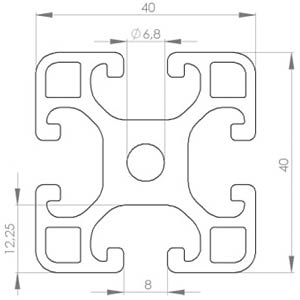
#> input picture humanImput/C100_60800-STLS-0500-2.jpg, 300 x 300 px, found by its file name
$ python v3_profile_from_trace.py
#> lines starting #> are read from the running program, lines starting #| are printed output that depends on the picture; after the words box and inside, x2 and y2 are one past the last pixel; in counts of white or black regions, pixels touching at a corner belong together
"""
Alu-Profil 40x40 Schnittzeichnung via Image-Trace.
Die Profilkontur wird aus dem Datenblatt-Bild extrahiert und
mit Even-Odd-Fuellregel korrekt als Schnitt dargestellt.
"""

import cv2
import numpy as np
from pathlib import Path
from shapely.geometry import Polygon, Point, MultiPolygon
from shapely.ops import unary_union
from shapely.validation import make_valid

import matplotlib
matplotlib.use('Agg')
import matplotlib.pyplot as plt
import matplotlib.patches as mpatches
import matplotlib.path as mpath
import matplotlib.image as mpimg

BASE = Path(__file__).resolve().parent.parent
INPUT = BASE / 'humanImput' / 'C100_60800-STLS-0500-2.jpg'
OUTPUT = BASE / 'output'

# Stil
C_BG = '#FFFFFF'
C_LINE = '#000000'
C_DIM = '#222222'
C_CENTER = '#CC0000'
C_HATCH_BG = '#E8E8E8'
C_HATCH_FG = '#444444'
LW_THICK = 0.70
LW_THIN = 0.30


def extract_contour():
    """
    Extrahiert die Profilkontur aus dem Originalbild.
    Rueckgabe: Konturpunkte in mm (Ursprung = Profilmitte).
    """
    img = cv2.imread(str(INPUT))
#> img is the input picture: shape (300, 300, 3); mean B, G, R 246.5, 246.4, 246.4
    gray = cv2.cvtColor(img, cv2.COLOR_BGR2GRAY)
    h, w = gray.shape
#> h = 300; w = 300

    _, binary = cv2.threshold(gray, 160, 255, cv2.THRESH_BINARY)
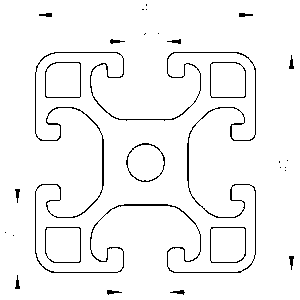
#> binary: shape (300, 300); 96.3% white; black in thin lines or dots

    # Flood-Fill: Aussen markieren
    filled = binary.copy()
    ff_mask = np.zeros((h + 2, w + 2), dtype=np.uint8)
    for s in [(0,0),(w-1,0),(0,h-1),(w-1,h-1),(w//2,0),(0,h//2),(w-1,h//2),(w//2,h-1)]:
        if filled[s[1], s[0]] == 255:
            cv2.floodFill(filled, ff_mask, s, 128)
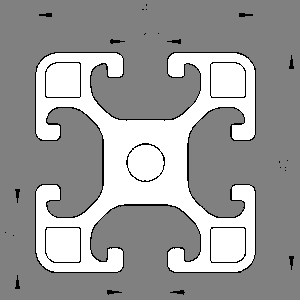
#> filled: shape (300, 300); min 0, max 255, mean 157

    # Material-Maske: alles was nicht Aussen
    profile_mask = np.where(filled != 128, 255, 0).astype(np.uint8)
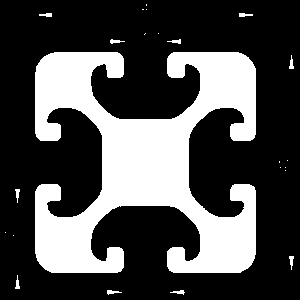
#> profile_mask: shape (300, 300); 30.4% white; 23 white regions (12 under 20 px), largest, box (x1, y1, x2, y2) and area: (35, 52, 256, 273) 26917, (239, 13, 253, 17) 40, (107, 290, 122, 295) 40

    # Closing: Strichluecken schliessen, aber Innenstruktur erhalten
    kernel = cv2.getStructuringElement(cv2.MORPH_ELLIPSE, (5, 5))
#> kernel = [[0, 0, 1, 0, 0], [1, 1, 1, 1, 1], [1, 1, 1, 1, 1], [1, 1, 1, 1, 1], [0, 0, 1, 0, 0]]
    profile_mask = cv2.morphologyEx(profile_mask, cv2.MORPH_CLOSE, kernel, iterations=2)
#> profile_mask: shape (300, 300); 30.5% white; 19 white regions (8 under 20 px)

    # Konturen
    contours, hierarchy = cv2.findContours(
        profile_mask, cv2.RETR_TREE, cv2.CHAIN_APPROX_NONE)
#> contours = 19 contours, 8 with area under 20; largest, box (x1, y1, x2, y2) and area: (35, 51, 256, 273) 26117, (239, 13, 253, 17) 24, (107, 290, 122, 295) 24, (289, 256, 294, 270) 23, (289, 55, 294, 69) 23

    # Groesste Kontur = Profil
    idx = max(range(len(contours)), key=lambda i: cv2.contourArea(contours[i]))
#> idx = 11
    profile_c = contours[idx]
#> profile_c = contour of 1758 points, box (x1, y1, x2, y2) (35, 51, 256, 273), area 26117

    # Skalierung
    x0, y0, bw, bh = cv2.boundingRect(profile_c)
#> x0 = 35; y0 = 51; bw = 221; bh = 222
    scale = 40.0 / max(bw, bh)
#> scale = 0.18
    cx = x0 + bw / 2
#> cx = 145.5
    cy = y0 + bh / 2
#> cy = 162

    def to_mm(c):
        pts = c.reshape(-1, 2).astype(float)
        mm = np.zeros_like(pts)
        mm[:, 0] = (pts[:, 0] - cx) * scale
        mm[:, 1] = -(pts[:, 1] - cy) * scale
        return mm

    # Hauptkontur (fein approximiert)
    eps = 0.002 * cv2.arcLength(profile_c, True)
#> eps = 3.85
    outer_mm = to_mm(cv2.approxPolyDP(profile_c, eps, True))
#> in to_mm, `pts = c.reshape(-1, 2).astype(float)`: pts = 70 pairs, first value 35 to 255, second value 52 to 272
#> outer_mm = 70 pairs, first value -19.91 to 19.73, second value -19.82 to 19.82

    # Innenkonturen (Kinder der Hauptkontur = Bohrung etc.)
    inner_mms = []
    if hierarchy is not None:
        child = hierarchy[0][idx][2]
#> child = -1
        while child != -1:
            area_mm2 = cv2.contourArea(contours[child]) * scale * scale
            if area_mm2 > 5:
                eps_c = 0.005 * cv2.arcLength(contours[child], True)
                inner_mms.append(to_mm(cv2.approxPolyDP(contours[child], eps_c, True)))
            child = hierarchy[0][child][0]
#> this loop made 0 passes
#> after the loop, inner_mms = []

    print(f"Aussenkontur: {len(outer_mm)} Punkte")
#| Aussenkontur: 70 Punkte
    print(f"Innenkonturen: {len(inner_mms)}")
#| Innenkonturen: 0
    return outer_mm, inner_mms


def build_profile(outer_mm, inner_mms):
    """
    Baut das Profil-Polygon.
    Die Aussenkontur kreuzt sich selbst (geht in T-Nuten rein/raus).
    make_valid() zerlegt das korrekt in Material-Flaechen.
    """
    # Rohes Polygon (moeglicherweise self-intersecting)
    raw = Polygon(outer_mm)
    print(f"  Roh-Polygon valid: {raw.is_valid}, area: {raw.area:.1f}mm^2")

    # make_valid zerlegt self-intersecting Polygone korrekt
    fixed = make_valid(raw)
    print(f"  Fixed type: {fixed.geom_type}, area: {fixed.area:.1f}mm^2")

    # Bohrung abziehen (manuell, da sie im Closing verloren geht)
    bore = Point(0, 0).buffer(6.8 / 2, resolution=64)
    material = fixed.difference(bore)

    # Falls Innenkonturen gefunden, auch abziehen
    for ic in inner_mms:
        if len(ic) >= 3:
            try:
                hole = Polygon(ic)
                if hole.is_valid and hole.area > 5:
                    material = material.difference(hole)
            except:
                pass

    # Eckhaken parametrisch hinzufuegen
    from shapely.geometry import box as sbox
    hw = 20.0
    cut = 4.8
    hook_ro, hook_ri = 4.3, 1.8
    cs = hw - cut

    for sx, sy in [(1,1), (-1,1), (1,-1), (-1,-1)]:
        cx, cy = sx * hw, sy * hw
        outer_c = Point(cx, cy).buffer(hook_ro, resolution=64)
        inner_c = Point(cx, cy).buffer(hook_ri, resolution=64)
        ring = outer_c.difference(inner_c)
        clip = sbox(min(sx*cs, cx), min(sy*cs, cy), max(sx*cs, cx), max(sy*cs, cy))
        hook = ring.intersection(clip)
        if hook.area > 0.5:
            material = material.union(hook)

    print(f"  Material: {material.area:.1f}mm^2")
    return material


def geom_to_patches(geom):
    """Shapely -> matplotlib PathPatch."""
    geoms = list(geom.geoms) if isinstance(geom, MultiPolygon) else [geom]
    patches = []
    for g in geoms:
        v, c = [], []
        for ring in [g.exterior] + list(g.interiors):
            coords = list(ring.coords)
            v.extend(coords)
            c.extend([mpath.Path.MOVETO] + [mpath.Path.LINETO] * (len(coords) - 2)
                      + [mpath.Path.CLOSEPOLY])
        patches.append(mpatches.PathPatch(mpath.Path(v, c)))
    return patches


def render(material, with_dims=True, with_hatch=True, path=None):
    plt.rcParams['hatch.color'] = C_HATCH_FG
    plt.rcParams['hatch.linewidth'] = 0.5

    fig, ax = plt.subplots(figsize=(8, 8), dpi=200)
    fig.patch.set_facecolor(C_BG)
    ax.set_facecolor(C_BG)

    for p in geom_to_patches(material):
        p.set_facecolor(C_HATCH_BG if with_hatch else 'none')
        p.set_edgecolor(C_LINE)
        p.set_linewidth(LW_THICK)
        if with_hatch:
            p.set_hatch('////')
        p.set_zorder(2)
        ax.add_patch(p)

    # Mittellinien
    for xs, ys in [([-24,24],[0,0]), ([0,0],[-24,24])]:
        ax.plot(xs, ys, color=C_CENTER, lw=0.25, ls='-.', zorder=1)

    if with_dims:
        _dims(ax)

    fig.text(0.95, 0.02,
             'Alu-Profil 40x40 | Art.Nr. 60800 | M 2:1 | AlMgSi0,5',
             ha='right', va='bottom', fontsize=6, color='#777')

    ax.set_aspect('equal')
    ax.set_xlim(-36, 36)
    ax.set_ylim(-36, 36)
    ax.axis('off')
    plt.tight_layout(pad=1)

    if path:
        fig.savefig(path, bbox_inches='tight', facecolor=C_BG, dpi=200)
        print(f"  OK: {path}")
    plt.close()


def _dims(ax):
    hw = 20
    kw = dict(color=C_DIM, lw=LW_THIN)
    tkw = dict(fontsize=7.5, color=C_DIM,
               bbox=dict(facecolor='white', edgecolor='none', pad=0.5, alpha=0.85))

    def dim_h(x1, x2, y, off, txt):
        yo = y + off
        ax.plot([x1,x1],[y+.5*np.sign(off),yo+np.sign(off)], **kw)
        ax.plot([x2,x2],[y+.5*np.sign(off),yo+np.sign(off)], **kw)
        ax.annotate('', xy=(x2,yo), xytext=(x1,yo),
                     arrowprops=dict(arrowstyle='<->', mutation_scale=7, **kw))
        ax.text((x1+x2)/2, yo+.5*np.sign(off), txt,
                ha='center', va='bottom' if off>0 else 'top', **tkw)

    def dim_v(y1, y2, x, off, txt):
        xo = x + off
        ax.plot([x+.5*np.sign(off),xo+np.sign(off)],[y1,y1], **kw)
        ax.plot([x+.5*np.sign(off),xo+np.sign(off)],[y2,y2], **kw)
        ax.annotate('', xy=(xo,y2), xytext=(xo,y1),
                     arrowprops=dict(arrowstyle='<->', mutation_scale=7, **kw))
        ax.text(xo+.5*np.sign(off), (y1+y2)/2, txt,
                ha='left' if off>0 else 'right', va='center', rotation=90, **tkw)

    dim_h(-hw, hw, hw, 7, '40')
    dim_v(-hw, hw, hw, 7, '40')
    dim_h(-4, 4, -hw, -5, '8')
    dim_v(-hw, -hw+12.25, -hw, -7, '12,25')

    r = 3.4
    a = np.radians(45)
    ax.annotate('', xy=(r*np.cos(a),r*np.sin(a)), xytext=(-r*np.cos(a),-r*np.sin(a)),
                arrowprops=dict(arrowstyle='<->', mutation_scale=7, **kw))
    ax.plot([r*np.cos(a),13*np.cos(a)],[r*np.sin(a),13*np.sin(a)], **kw)
    ax.text(14*np.cos(a), 14*np.sin(a), '\u00D86,8', ha='left', va='bottom', **tkw)


if __name__ == '__main__':
    OUTPUT.mkdir(exist_ok=True)

    print("=== Kontur extrahieren ===")
    outer, inners = extract_contour()
#> outer has the same summary as outer_mm in extract_contour; inners = []

    print("\n=== Profil bauen ===")
    material = build_profile(outer, inners)
#|   Roh-Polygon valid: True, area: 837.1mm^2
#|   Fixed type: Polygon, area: 837.1mm^2
#|   Material: 814.4mm^2

    print("\n=== Zeichnungen ===")
    render(material, True, True, str(OUTPUT / 'alu_40x40_schnitt.png'))
#> in render, `fig.savefig(path, bbox_inches='tight', facecolor=C_BG, dpi=200)`:
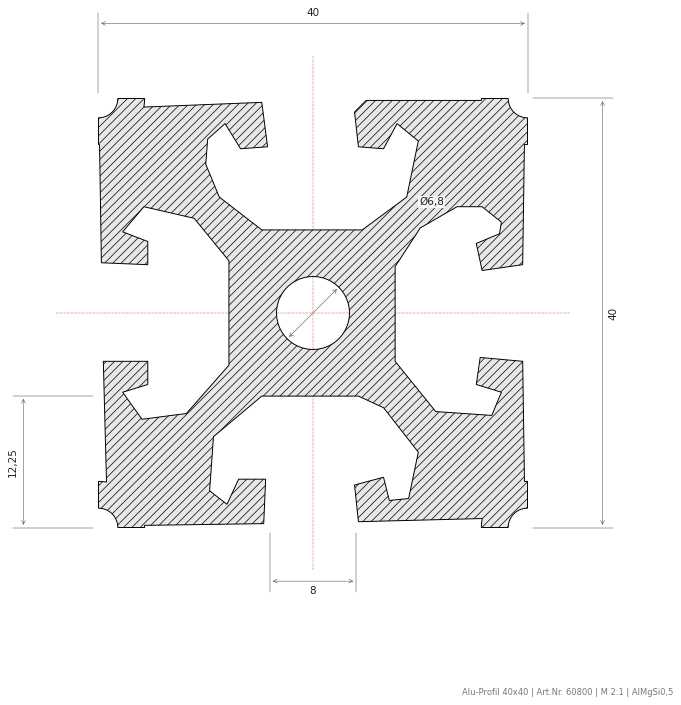
#> figure drawn by matplotlib, 1 panel
    render(material, True, True, str(OUTPUT / 'alu_40x40_schnitt.svg'))
    render(material, False, True, str(OUTPUT / 'alu_40x40_kontur.png'))
#> call 3 of render, with with_dims = False, with_hatch = True, path = 'src/output/alu_40x40_kontur.png'
#> in render (call 3), `fig.savefig(path, bbox_inches='tight', facecolor=C_BG, dpi=200)`:
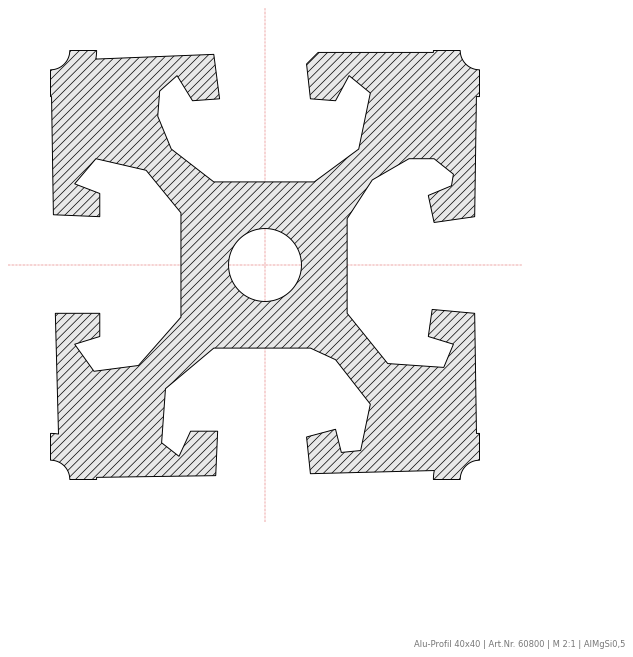
#> figure drawn by matplotlib, 1 panel

    # Vergleich
    fig, axes = plt.subplots(1, 2, figsize=(14, 7), dpi=150)
    axes[0].imshow(mpimg.imread(str(INPUT)))
    axes[0].set_title('Original (Datenblatt)', fontsize=12, fontweight='bold')
    axes[0].axis('off')
    axes[1].imshow(mpimg.imread(str(OUTPUT / 'alu_40x40_schnitt.png')))
    axes[1].set_title('Generiert (Image-Trace + make_valid)', fontsize=12, fontweight='bold')
    axes[1].axis('off')
    fig.tight_layout()
    fig.savefig(str(OUTPUT / 'vergleich_40x40.png'), bbox_inches='tight', dpi=150)
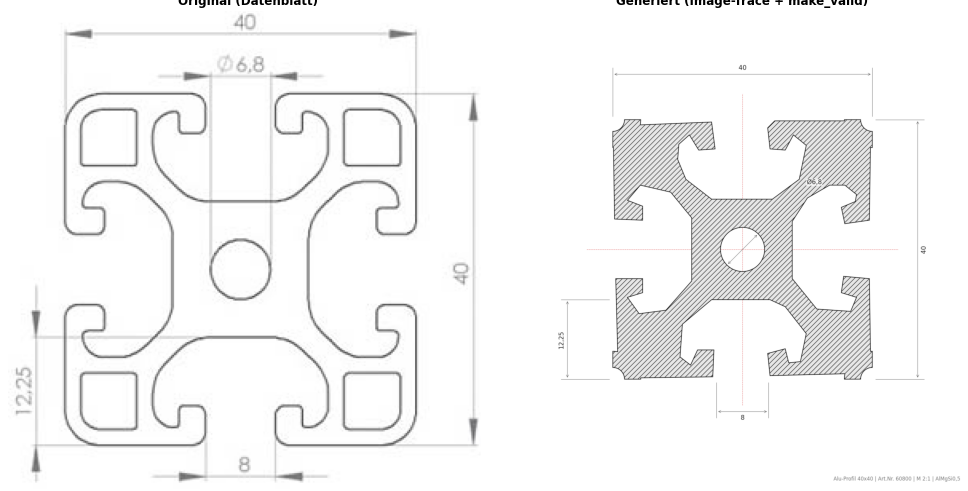
#> figure drawn by matplotlib, 2 panels
    plt.close()
    print("  OK: vergleich_40x40.png")

$ run again, with humanImput/81c98a7de9716dde44aba845415e83e6.webp saved as humanImput/C100_60800-STLS-0500-2.jpg
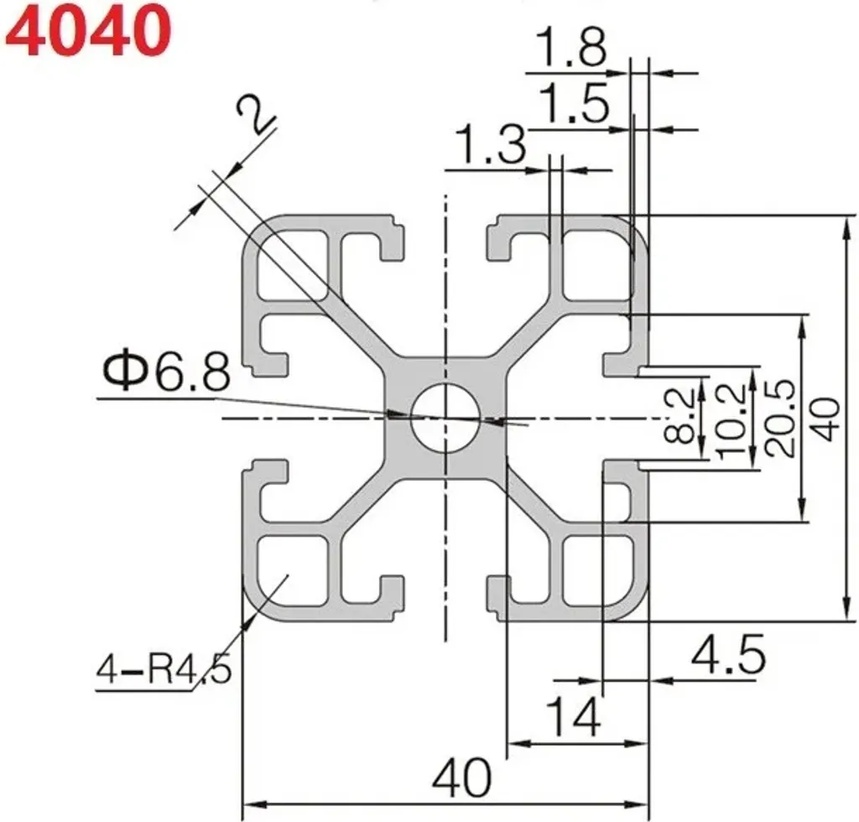
#> input picture humanImput/81c98a7de9716dde44aba845415e83e6.webp, 859 x 822 px, shrunk from 1024 x 980 before the run, found by its file name
#> in extract_contour, img is the input picture: shape (822, 859, 3); mean B, G, R 238.6, 238.8, 239.8
#> binary: shape (822, 859); 93.6% white; 74 black regions (2 under 20 px), largest, box (x1, y1, x2, y2) and area: (95, 57, 856, 821) 28139, (842, 219, 851, 618) 1285, (134, 3, 171, 56) 1144
#> kernel = [[0, 0, 1, 0, 0], [1, 1, 1, 1, 1], [1, 1, 1, 1, 1], [1, 1, 1, 1, 1], [0, 0, 1, 0, 0]]
#> in extract_contour, `profile_mask = cv2.morphologyEx(profile_mask, cv2.MORPH_CLOSE, kernel,..`:
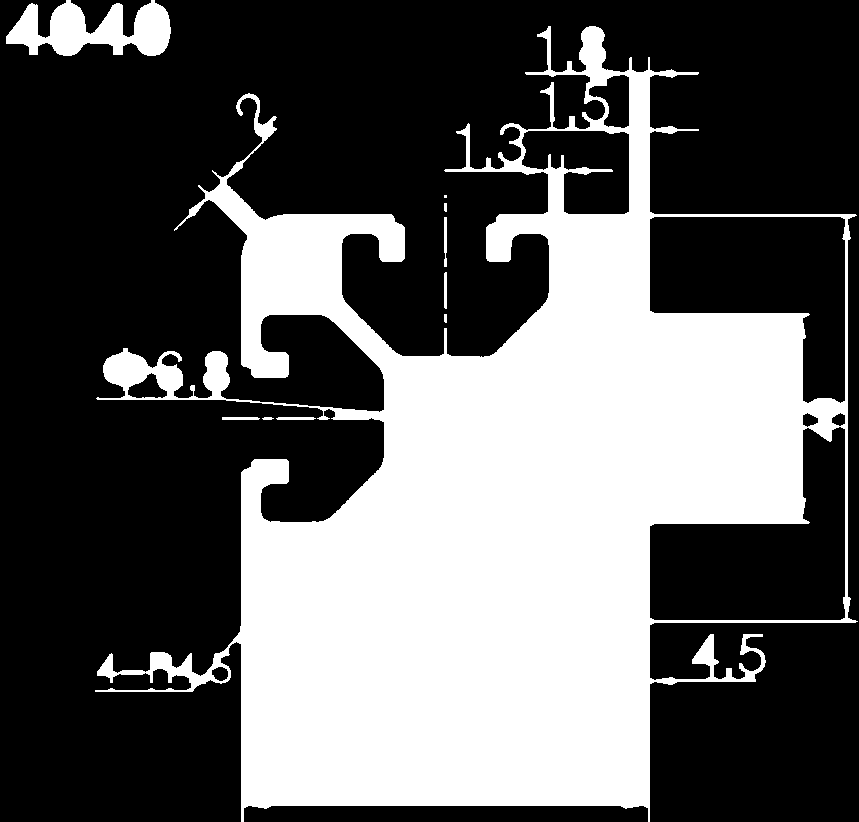
#> profile_mask: shape (822, 859); 36.5% white; 10 white regions (1 under 20 px)
#> contours = 18 contours, 4 with area under 20; largest, box (x1, y1, x2, y2) and area: (95, 26, 858, 822) 301910, (649, 426, 846, 621) 22860, (649, 216, 846, 404) 22659, (521, 130, 630, 215) 6788, (6, 0, 171, 56) 5215
#> idx = 8
#> profile_c = contour of 7388 points, box (x1, y1, x2, y2) (95, 26, 858, 822), area 301910
#> x0 = 95; y0 = 26; bw = 763; bh = 796
#> scale = 0.0503
#> cx = 476.5
#> cy = 424
#> eps = 15.95
#> pts = 95 pairs, first value 95 to 857, second value 26 to 821
#> outer_mm = 95 pairs, first value -19.17 to 19.12, second value -19.95 to 20
#> in extract_contour, `child = hierarchy[0][idx][2]`: child = 9
#> the loop in extract_contour, `while child != -1:` made 8 passes
#> (area_mm2, eps_c, child) on passes 2, 6: (57.73, 4.02, 11), (57.22, 3.89, 15)
#> after the loop in extract_contour, `while child != -1:`: inner_mms = 3 point arrays, longest 21 points
#| Aussenkontur: 95 Punkte
#| Innenkonturen: 3
#> outer has the same summary as outer_mm in extract_contour
#|   Roh-Polygon valid: False, area: 781.1mm^2
#|   Fixed type: MultiPolygon, area: 782.4mm^2
#> the loop in build_profile, `for ic in inner_mms:` made 3 passes
#|   Material: 666.1mm^2
#> `fig.savefig(str(OUTPUT / 'vergleich_40x40.png'), bbox_inches='tight', ..`:
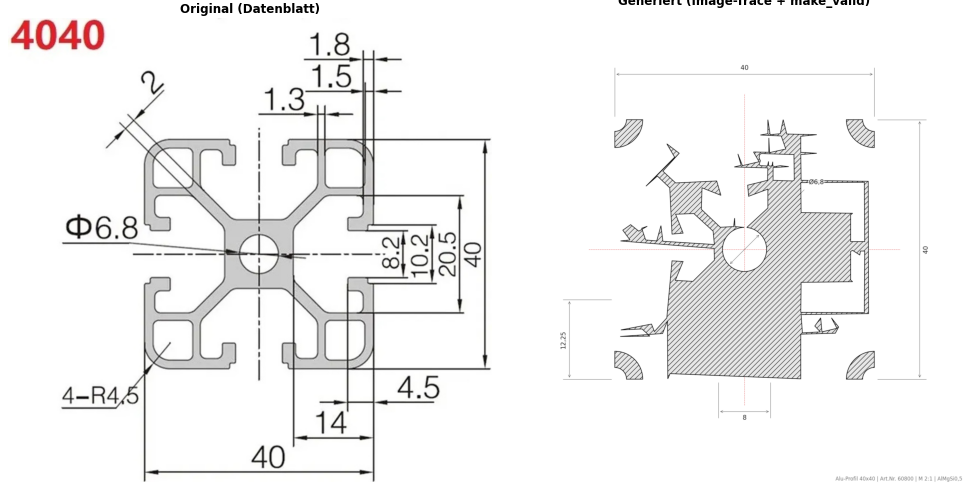
#> figure drawn by matplotlib, 2 panels
